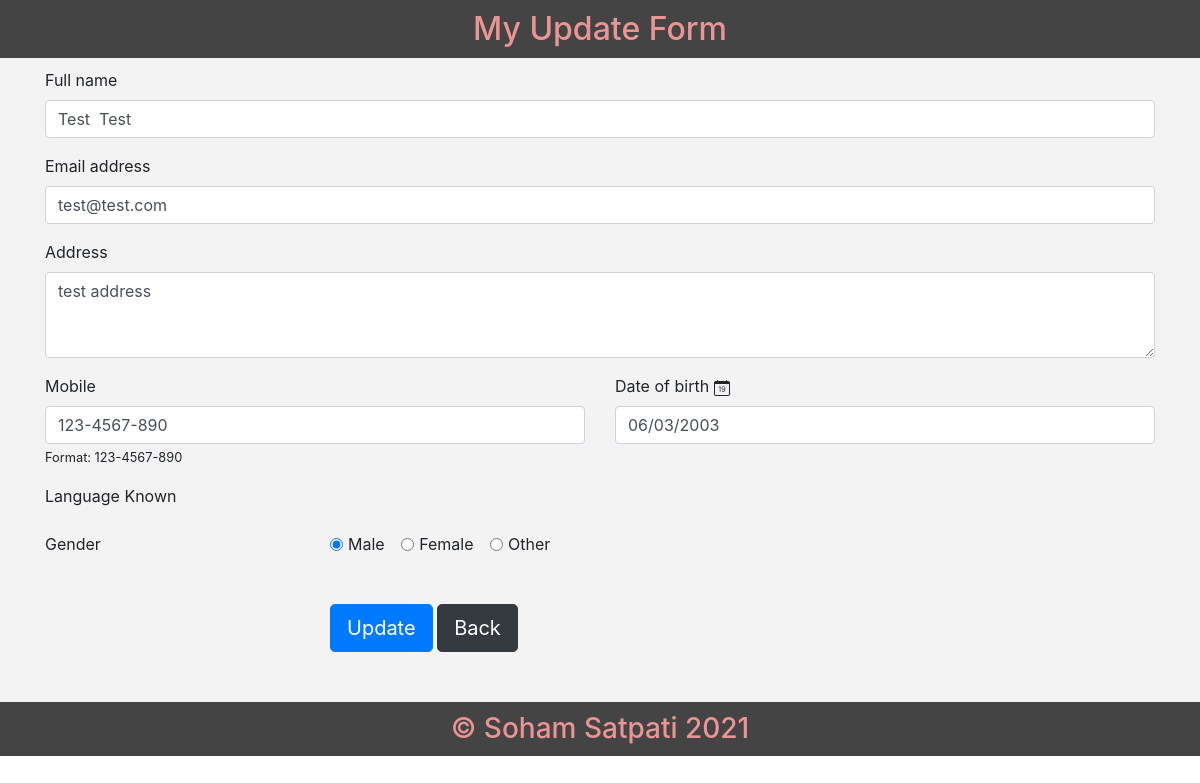
The app's page /updateuser.php?id=11 with its own data.
### tables this page shows
CREATE TABLE `user` (
  `id` int(11) NOT NULL,
  `user_id` int(11) NOT NULL,
  `name` varchar(255) NOT NULL,
  `email` varchar(255) NOT NULL,
  `password` varchar(255) NOT NULL,
  `address` varchar(255) NOT NULL,
  `mobile` varchar(50) NOT NULL,
  `dob` varchar(50) NOT NULL,
  `lang` varchar(255) NOT NULL,
  `gender` varchar(20) NOT NULL
);

### updateuser.php (the view, shortened to what this page needs)
<?php
include "./include/header.php";
require_once "dbconn.php";
$errfname = $errlname= $erremail = $errpass = $err_repass = $erraddr = $errmobile = $errgender = $errdob = $errlang = "";
$id = $_GET['id'];
$sql = "SELECT * FROM user where id = '$id'";
$result = $conn->query($sql);
?>
<section class="myheader">
<h2><?php echo "My Update Form";?></h2>
</section>
<section class="maincontent">
<div class="container">
        <form method='post' name="form2" >
<?php
if ($result->num_rows > 0) {
    while($row = $result->fetch_assoc()) {
?>
            <div class="form-group">
            <label for="exampleFormControlInput1">Full name</label>
            <input type="text" class="form-control" id="name" placeholder="Enter your name" autocomplete="on" name="name" value="<?php echo $row['name'];?>">
          </div>
          <div class="form-group">
            <label for="exampleFormControlInput1">Email address</label>
            <input type="text" class="form-control" id="email" placeholder="name@example.com" autocomplete="on" name="email" value="<?php echo $row['email'];?>">
          </div>
          <div class="form-group">
            <label for="textarea">Address</label>
            <textarea class="form-control" id="address" rows="3" name="address" placeholder="Enter your Home address"><?php echo $row['address'];?></textarea><?php echo $erraddr;?>
          </div>
          <div class="form-group">
        <div class="row">
    <div class="col">
    <label for="exampleFormControlInput1">Mobile</label>
      <input type="tel" class="form-control" name = "mobile" placeholder="123-4567-890" pattern="[0-9]{3}-[0-9]{4}-[0-9]{3}" value="<?php echo $row['mobile'];?>"><?php echo $errmobile;?><small>Format: 123-4567-890</small>
    </div>
    <div class="col">
    <label for="exampleFormControlInput1">Date of birth</label>
    <i class="bi bi-calendar-date"></i>
    <input data-date-format="dd/mm/yyyy" id="datepicker" class="form-control" name = "datepicker" placeholder="Choose Date of Birth" autocomplete = "off" value="<?php echo $row['dob'];?>">
    </div>
        </div>
        </div>
          <div class="form-group">
        <div class="row">
    <div class="col-sm-3">
    <label for="exampleFormControlInput1">Language Known</label>
    </div>
    <div class="col-sm-6">
    </div>
    <div class="col-sm-3">
    </div>
    </div>
  </div>
           <div class="form-group">
           <div class="row">
           <div class="col-sm-3">
           <label for="exampleFormControlInput1">Gender</label>
           </div>
           <div class="col-sm-9">
           <?php
           if($row['gender'] == "male"){
           ?>
           <div class="form-check form-check-inline">
                <input class="form-check-input" type="radio" id="inlineRadio1" name="MyRadio" value="male" checked = "true">
                <label class="form-check-label" for="inlineRadio1">Male</label>
              </div>
              <div class="form-check form-check-inline">
                <input class="form-check-input" type="radio" id="inlineRadio2" name="MyRadio" value="female">
                <label class="form-check-label" for="inlineRadio2">Female</label>
              </div>
              <div class="form-check form-check-inline">
                <input class="form-check-input" type="radio" id="inlineRadio2" name="MyRadio" value="other">
                <label class="form-check-label" for="inlineRadio2">Other</label>
              </div>
              <?php
           }
            ?>
           </div>
           </div>
           </div>
          <br/>
          <div class="form-group">
          <div class="row">
           <div class="col-sm-3">
           </div>
           <div class="col-sm-6">
           <input type="submit" class="btn btn-primary btn-lg" value="Update" name = "update"/>
           <button type="submit" class="btn btn-dark btn-lg" name="back">Back</button>
           </div>
           <div class="col-sm-3">
           </div>
           </div>
        </div>
         <br/>
        </form>
      </div>
</section>
<?php
}
}
else {
  echo "0 results";
}
include "./include/footer.php";
?>

### css/style.css (style rules this page uses)
.myheader,.myfooter { background:#444; color:#ea9595; text-align:center; padding:10px; }
.maincontent { height:auto; padding:10px; }
.myheader h2,.myfooter h3 { margin: 0; }
body { font-family: Arial, Helvetica, sans-serif; }

### records on screen
user: name "Test Test", email "test@test.com", address "test address", mobile "123-4567-890", datepicker "06/03/2003"
